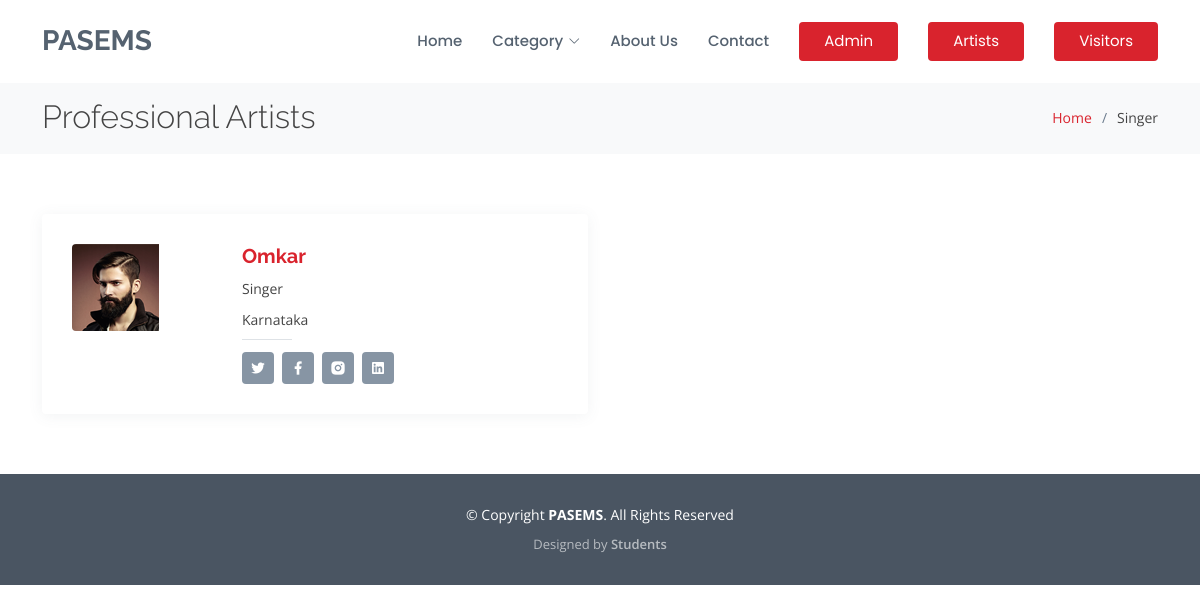
Screenshot of /team.php?viewid=Singer (signed in) with the database file from the repository.
### tables this page shows
CREATE TABLE `users` (
  `id` int(11) NOT NULL,
  `fullName` varchar(255) DEFAULT NULL,
  `userEmail` varchar(255) DEFAULT NULL,
  `password` varchar(255) DEFAULT NULL,
  `contactNo` bigint(11) DEFAULT NULL,
  `address` tinytext DEFAULT NULL,
  `State` varchar(255) DEFAULT NULL,
  `categoryName` varchar(255) DEFAULT NULL,
  `pincode` int(6) DEFAULT NULL,
  `servicedetails` tinytext NOT NULL,
  `facebook` varchar(25) NOT NULL,
  `instagram` varchar(25) NOT NULL,
  `twitter` varchar(25) NOT NULL,
  `linkedin` varchar(25) NOT NULL,
  `userImage` varchar(255) DEFAULT NULL,
  `regDate` timestamp NOT NULL DEFAULT current_timestamp(),
  `updationDate` timestamp NULL DEFAULT NULL,
  `status` int(1) DEFAULT 0
);

### team.php (the view, shortened to what this page needs)
<?php
include('include/config.php');
if(strlen($_SESSION['login'])==0)
  {
header('location:index.php');
}
else{
$viewid=$_GET['viewid'];
?>
<!DOCTYPE html>
<html lang="en">
<head>
  <link href="assets/vendor/animate.css/animate.min.css" rel="stylesheet">
  <link href="assets/vendor/bootstrap/css/bootstrap.min.css" rel="stylesheet">
  <link href="assets/vendor/bootstrap-icons/bootstrap-icons.css" rel="stylesheet">
  <link href="assets/vendor/boxicons/css/boxicons.min.css" rel="stylesheet">
  <link href="assets/vendor/glightbox/css/glightbox.min.css" rel="stylesheet">
  <link href="assets/vendor/remixicon/remixicon.css" rel="stylesheet">
  <link href="assets/vendor/swiper/swiper-bundle.min.css" rel="stylesheet">
  <link href="assets/css/style.css" rel="stylesheet">
</head>
<body>
  <header id="header" class="fixed-top d-flex align-items-center">
    <div class="container d-flex align-items-center">
      <h1 class="logo me-auto"><a href="index.php">PASEMS</a></h1>
      <nav id="navbar" class="navbar">
        <ul>
          <li><a href="index.php">Home</a></li>
		  <li class="dropdown"><a href="#"><span>Category</span> <i class="bi bi-chevron-down"></i></a>
          </li>
          <li><a href="about.php">About Us</a></li>
          <li><a href="contact.php">Contact</a></li>
          <li><a href="admin" class="getstarted">Admin</a></li>
          <li><a href="users" class="getstarted">Artists</a></li>
          <li><a href="visitors" class="getstarted">Visitors</a></li>
        </ul>
      </nav>
    </div>
  </header>
  <main id="main">
    <section id="breadcrumbs" class="breadcrumbs">
      <div class="container">
        <div class="d-flex justify-content-between align-items-center">
          <h2>Professional Artists</h2>
          <ol>
            <li><a href="index.php">Home</a></li>
            <li><?php echo $viewid; ?></li>
          </ol>
        </div>
      </div>
    </section>
    <section id="team" class="team ">
      <div class="container">
        <div class="row">
<?php
$query=mysqli_query($con,"select * from users where categoryName='".$_GET['viewid']."' and status=1");
while($row=mysqli_fetch_array($query))
{
?>
          <div class="col-lg-6">
            <div class="member d-flex align-items-start">
              <div class="pic"><img src="users/userimages/<?php echo htmlentities($row['userImage']);?>" class="img-fluid" alt=""></div>
              <div class="member-info">
                <h4><a href="team-details.php?uid=<?php echo htmlentities($row['fullName']);?>"><?php echo htmlentities($row['fullName']);?></a></h4>
                <p><?php echo htmlentities($row['categoryName']);?></p>
                <p><?php echo htmlentities($row['State']);?></p>
                <span></span>
                <div class="social">
                  <a href="<?php echo htmlentities($row['twitter']);?>"><i class="ri-twitter-fill"></i></a>
                  <a href="<?php echo htmlentities($row['instagram']);?>"><i class="ri-facebook-fill"></i></a>
                  <a href="<?php echo htmlentities($row['facebook']);?>"><i class="ri-instagram-fill"></i></a>
                  <a href="<?php echo htmlentities($row['linkedin']);?>"> <i class="ri-linkedin-box-fill"></i> </a>
                </div>
              </div>
            </div>
          </div>
<?php } ?>
        </div>
      </div>
    </section>
  </main>
  <footer id="footer">
    <div class="container">
      <div class="copyright">
        &copy; Copyright <strong><span>PASEMS</span></strong>. All Rights Reserved
      </div>
      <div class="credits">
        Designed by <a href="#">Students</a>
      </div>
    </div>
  </footer>
</body>
</html>
<?php } ?>

### assets/css/style.css (style rules this page uses)
body { font-family: "Open Sans", sans-serif; color: #444444; }
a { text-decoration: none; color: #d9232d; }
h1, h2, h3, h4, h5, h6 { font-family: "Raleway", sans-serif; }
#header { background: white; transition: all 0.5s; z-index: 997; padding: 20px 0; }
#header .logo { font-size: 28px; margin: 0; padding: 0; line-height: 1; font-weight: 700; text-transform: uppercase; }
#header .logo a { color: #556270; }
.navbar { padding: 0; }
.navbar ul { margin: 0; padding: 0; display: flex; list-style: none; align-items: center; }
.navbar li { position: relative; }
.navbar a, .navbar a:focus { display: flex; align-items: center; justify-content: space-between; padding: 10px 0 10px 30px; font-family: "Poppins", sans-serif; font-size: 15px; font-weight: 500; color: #556270; white-space: nowrap; transition: 0.3s; }
.navbar a i, .navbar a:focus i { font-size: 12px; line-height: 0; margin-left: 5px; }
.navbar .getstarted, .navbar .getstarted:focus { background: #d9232d; padding: 8px 25px; margin-left: 30px; border-radius: 4px; font-weight: 400; color: #fff; }
section { padding: 60px 0; overflow: hidden; }
.breadcrumbs { padding: 18px 0; background: #f8f9fa; min-height: 40px; margin-top: 80px; }
.breadcrumbs h2 { font-size: 32px; font-weight: 300; margin: 0; }
.breadcrumbs ol { display: flex; flex-wrap: wrap; list-style: none; padding: 0; margin: 0; font-size: 14px; }
.breadcrumbs ol li + li { padding-left: 10px; }
.breadcrumbs ol li + li::before { display: inline-block; padding-right: 10px; color: #6b7b8d; content: "/"; }
.team .member { position: relative; box-shadow: 0px 2px 15px rgba(85, 98, 112, 0.08); padding: 30px; border-radius: 4px; background: white; }
.team .member .pic { overflow: hidden; width: 140px; border-radius: 4px; }
.team .member .pic img { transition: ease-in-out 0.3s; }
.team .member .member-info { padding-left: 30px; }
.team .member h4 { font-weight: 700; margin-bottom: 5px; font-size: 20px; color: #556270; }
.team .member span { display: block; font-size: 15px; padding-bottom: 10px; position: relative; font-weight: 500; }
.team .member span::after { content: ""; position: absolute; display: block; width: 50px; height: 1px; background: #dee2e6; bottom: 0; left: 0; }
.team .member p { margin: 10px 0 0 0; font-size: 14px; }
.team .member .social { margin-top: 12px; display: flex; align-items: center; justify-content: flex-start; }
.team .member .social a { transition: ease-in-out 0.3s; display: flex; align-items: center; justify-content: center; border-radius: 4px; width: 32px; height: 32px; background: #8795a4; }
.team .member .social a i { color: #fff; font-size: 16px; margin: 0 2px; }
.team .member .social a + a { margin-left: 8px; }
#footer { background: #4a5562; padding: 0 0 30px 0; color: #fff; font-size: 14px; }
#footer .copyright { text-align: center; padding-top: 30px; }
#footer .credits { padding-top: 10px; text-align: center; font-size: 13px; color: rgba(255, 255, 255, 0.6); }
#footer .credits a { color: rgba(255, 255, 255, 0.6); transition: 0.3s; font-weight: 600; }

### rows the page displays
users: userImage (picture), fullName "Omkar", categoryName "Singer", State "Karnataka"

### other values shown
$viewid "Singer"
